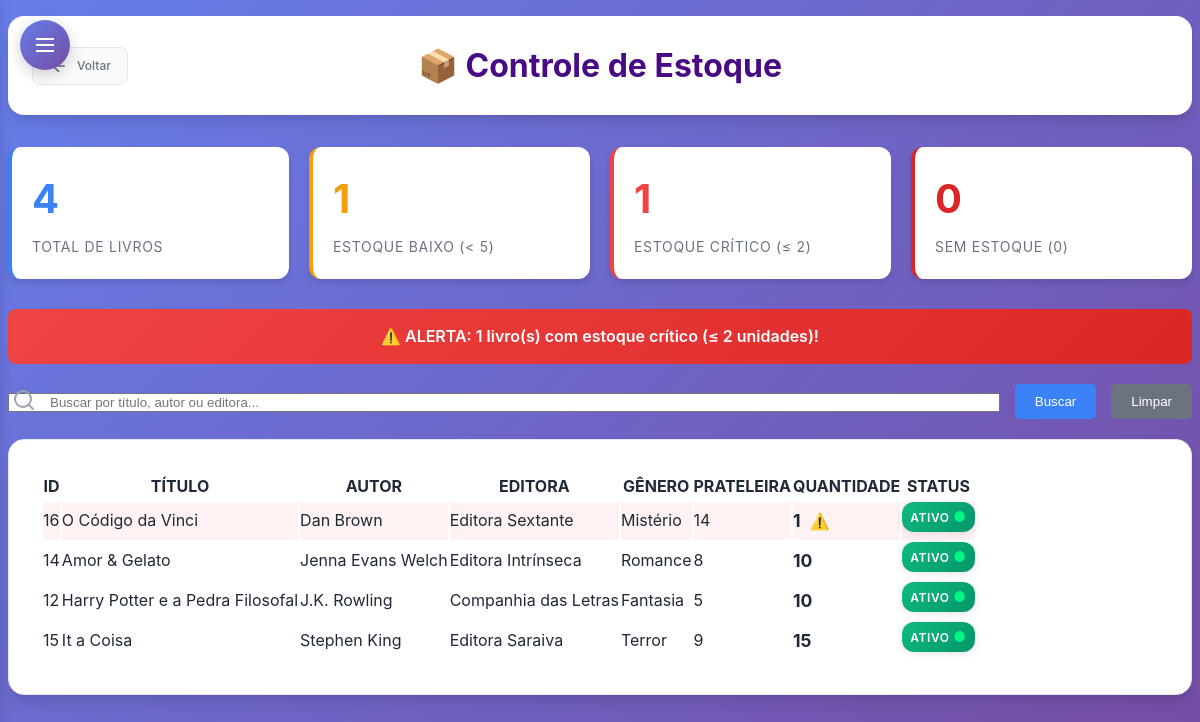
Screenshot of /subtelas/consultar_estoque.php (signed in) with the database file from the repository.
### tables this page shows
CREATE TABLE `livro` (
  `Cod_Livro` int(11) NOT NULL,
  `Cod_Autor` int(11) DEFAULT NULL,
  `Cod_Editora` int(11) DEFAULT NULL,
  `Cod_Doador` int(11) DEFAULT NULL,
  `Cod_Genero` int(11) DEFAULT NULL,
  `Titulo` varchar(50) NOT NULL,
  `Data_Lancamento` varchar(12) DEFAULT NULL,
  `Data_Registro` varchar(12) DEFAULT NULL,
  `Quantidade` int(11) NOT NULL,
  `Num_Prateleira` char(2) DEFAULT NULL,
  `Foto` longblob NOT NULL,
  `status` enum('ativo','inativo') DEFAULT 'ativo'
);

CREATE TABLE `autor` (
  `Cod_Autor` int(11) NOT NULL,
  `Nome_Autor` varchar(255) DEFAULT NULL,
  `Telefone` varchar(255) DEFAULT NULL,
  `Email` varchar(255) NOT NULL,
  `status` enum('ativo','inativo') DEFAULT 'ativo'
);

CREATE TABLE `editora` (
  `Cod_Editora` int(11) NOT NULL,
  `Nome_Editora` varchar(255) DEFAULT NULL,
  `Telefone` varchar(255) DEFAULT NULL,
  `Email` varchar(255) NOT NULL,
  `status` enum('ativo','inativo') DEFAULT 'ativo'
);

CREATE TABLE `genero` (
  `Cod_Genero` int(11) NOT NULL,
  `Nome_Genero` varchar(255) DEFAULT NULL
);

### subtelas/consultar_estoque.php (the view, shortened to what this page needs)
<?php
require_once '../conexao.php';
$sql = "SELECT
          l.Cod_Livro,
          l.Titulo,
          l.Quantidade,
          l.Num_Prateleira,
          l.status,
          a.Nome_Autor,
          e.Nome_Editora,
          g.Nome_Genero
        FROM livro l
        LEFT JOIN autor a ON l.Cod_Autor = a.Cod_Autor
        LEFT JOIN editora e ON l.Cod_Editora = e.Cod_Editora
        LEFT JOIN genero g ON l.Cod_Genero = g.Cod_Genero
        ORDER BY l.Quantidade ASC, l.Titulo ASC";
try {
    $stmt = $pdo->prepare($sql);
    $stmt->execute();
    $livros = $stmt->fetchAll(PDO::FETCH_ASSOC);
    $estoque_baixo = array_filter($livros, function($livro) {
        return $livro['Quantidade'] < 5 && $livro['status'] == 'ativo';
    });
    $total_livros = count($livros);
    $total_estoque_baixo = count($estoque_baixo);
} catch (PDOException $e) {
    $erro = "Erro na consulta: " . $e->getMessage();
    $livros = [];
}
?>
<!DOCTYPE html>
<html lang="pt-br">
<head>
    <link rel="stylesheet" type="text/css" href="subtelas_css/consultas.css">
    <link rel="stylesheet" type="text/css" href="subtelas_css/sidebar-dropdown.css">
</head>
<body>
    <?php include 'includes/sidebar-dropdown.php'; ?>
    <div class="page-wrapper">
        <header class="header">
            <a href="<?= $linkVoltar ?>" class="btn-voltar">
                <svg width="20" height="20" viewBox="0 0 24 24" fill="none" stroke="currentColor" stroke-width="2">
                    <path d="M19 12H5M12 19l-7-7 7-7"/>
                </svg>
                Voltar
            </a>
            <h1>📦 Controle de Estoque</h1>
        </header>
        <div class="stats-container">
            <div class="stat-card total">
                <div class="stat-number" style="color: #3b82f6;"><?= $total_livros ?></div>
                <div class="stat-label">Total de Livros</div>
            </div>
            <div class="stat-card baixo">
                <div class="stat-number" style="color: #f59e0b;"><?= $total_estoque_baixo ?></div>
                <div class="stat-label">Estoque Baixo (< 5)</div>
            </div>
            <?php
            $estoque_critico = array_filter($livros, function($livro) {
                return $livro['Quantidade'] <= 2 && $livro['status'] == 'ativo';
            });
            $total_critico = count($estoque_critico);
            ?>
            <div class="stat-card critico">
                <div class="stat-number" style="color: #ef4444;"><?= $total_critico ?></div>
                <div class="stat-label">Estoque Crítico (≤ 2)</div>
            </div>
            <?php
            $estoque_zero = array_filter($livros, function($livro) {
                return $livro['Quantidade'] == 0 && $livro['status'] == 'ativo';
            });
            $total_zero = count($estoque_zero);
            ?>
            <div class="stat-card zero">
                <div class="stat-number" style="color: #dc2626;"><?= $total_zero ?></div>
                <div class="stat-label">Sem Estoque (0)</div>
            </div>
        </div>
        <?php if ($total_zero > 0): ?>
            <div class="alert-banner critical">
                🚨 ALERTA CRÍTICO: <?= $total_zero ?> livro(s) estão sem estoque!
            </div>
        <?php elseif ($total_critico > 0): ?>
            <div class="alert-banner critical">
                ⚠️ ALERTA: <?= $total_critico ?> livro(s) com estoque crítico (≤ 2 unidades)!
            </div>
        <?php elseif ($total_estoque_baixo > 0): ?>
            <div class="alert-banner">
                ⚠️ ATENÇÃO: <?= $total_estoque_baixo ?> livro(s) com estoque baixo (< 5 unidades)!
            </div>
        <?php endif; ?>
        <form action="consultar_estoque.php" method="POST">
            <div class="search-container">
                <div style="flex: 1;">
                    <input type="text" id="search-input" name="busca" placeholder="Buscar por título, autor ou editora..." value="<?= htmlspecialchars(isset($_POST['busca']) ? $_POST['busca'] : '') ?>" style="width: 100%; padding-left: 40px;">
                </div>
                <button type="submit" class="btn-filtrar">Buscar</button>
                <button type="button" class="btn-limpar" onclick="document.getElementById('search-input').value=''; document.forms[0].submit();">Limpar</button>
            </div>
        </form>
        <nav>
            <table id="estoque-table">
                <thead>
                    <tr>
                        <th>ID</th>
                        <th>TÍTULO</th>
                        <th>AUTOR</th>
                        <th>EDITORA</th>
                        <th>GÊNERO</th>
                        <th>PRATELEIRA</th>
                        <th>QUANTIDADE</th>
                        <th>STATUS</th>
                    </tr>
                </thead>
                <tbody>
                    <?php if (!empty($livros) && is_array($livros)): ?>
                        <?php foreach ($livros as $livro): ?>
                            <?php
                            $classe_linha = '';
                            if ($livro['status'] == 'ativo') {
                                if ($livro['Quantidade'] == 0) {
                                    $classe_linha = 'estoque-zero';
                                } elseif ($livro['Quantidade'] <= 2) {
                                    $classe_linha = 'estoque-critico';
                                } elseif ($livro['Quantidade'] < 5) {
                                    $classe_linha = 'estoque-baixo';
                                }
                            }
                            ?>
                            <tr class="<?= $classe_linha ?>">
                                <td><?= htmlspecialchars($livro['Cod_Livro']) ?></td>
                                <td><?= htmlspecialchars($livro['Titulo']) ?></td>
                                <td><?= htmlspecialchars($livro['Nome_Autor'] ?? 'N/A') ?></td>
                                <td><?= htmlspecialchars($livro['Nome_Editora'] ?? 'N/A') ?></td>
                                <td><?= htmlspecialchars($livro['Nome_Genero'] ?? 'N/A') ?></td>
                                <td><?= htmlspecialchars($livro['Num_Prateleira'] ?? 'N/A') ?></td>
                                <td>
                                    <strong style="font-size: 1.1em;">
                                        <?= $livro['Quantidade'] ?>
                                    </strong>
                                    <?php if ($livro['Quantidade'] < 5 && $livro['status'] == 'ativo'): ?>
                                        <span style="color: #f59e0b; margin-left: 5px;">⚠️</span>
                                    <?php endif; ?>
                                </td>
                                <td>
                                    <span class="status-badge status-<?= $livro['status'] ?>">
                                        <?= ucfirst($livro['status']) ?>
                                    </span>
                                </td>
                            </tr>
                        <?php endforeach; ?>
                    <?php else: ?>
                        <tr><td colspan="8">Nenhum livro encontrado</td></tr>
                    <?php endif; ?>
                </tbody>
            </table>
        </nav>
    </div>
</body>
</html>

### subtelas/includes/sidebar-dropdown.php (shortened to what this page needs)
<?php
switch ($_SESSION['perfil']) {
    case 1:
        $linkVoltar = "../gerente.php";
        break;
}
?>
<button id="sidebar-toggle" class="sidebar-toggle">
    <svg width="24" height="24" viewBox="0 0 24 24" fill="none" stroke="currentColor" stroke-width="2">
        <line x1="3" y1="6" x2="21" y2="6"/>
        <line x1="3" y1="12" x2="21" y2="12"/>
        <line x1="3" y1="18" x2="21" y2="18"/>
    </svg>
</button>

### subtelas/subtelas_css/consultas.css (style rules this page uses)
:root { --primary-color: #6366f1; --primary-dark: #4f46e5; --primary-light: #a5b4fc; --secondary-color: #f59e0b; --secondary-dark: #d97706; --accent-color: #ec4899; --accent-light: #f9a8d4; --text-primary: #1f2937; --text-secondary: #6b7280; --text-muted: #9ca3af; --bg-primary: #ffffff; --bg-secondary: #f9fafb; --bg-tertiary: #f3f4f6; --border-color: #e5e7eb; --border-focus: #6366f1; --shadow-sm: 0 1px 2px 0 rgb(0 0 0 / 0.05); --shadow-md: 0 4px 6px -1px rgb(0 0 0 / 0.1), 0 2px 4px -2px rgb(0 0 0 / 0.1); --shadow-lg: 0 10px 15px -3px rgb(0 0 0 / 0.1), 0 4px 6px -4px rgb(0 0 0 / 0.1); --shadow-xl: 0 20px 25px -5px rgb(0 0 0 / 0.1), 0 8px 10px -6px rgb(0 0 0 / 0.1); --radius-sm: 0.375rem; --radius-md: 0.5rem; --radius-lg: 0.75rem; --radius-xl: 1rem; --radius-2xl: 1.5rem; --transition: all 0.2s cubic-bezier(0.4, 0, 0.2, 1); }
* { margin: 0; padding: 0; box-sizing: border-box; }
body { font-family: 'Inter', -apple-system, BlinkMacSystemFont, 'Segoe UI', Roboto, sans-serif; background: linear-gradient(135deg, #667eea 0%, #764ba2 100%); min-height: 100vh; color: var(--text-primary); line-height: 1.6; }
.page-wrapper { min-height: 100vh; padding: 1rem 0.5rem; }
header { background: var(--bg-primary); border-radius: var(--radius-xl); padding: 1.5rem; margin: 0 auto 2rem; max-width: 1200px; box-shadow: var(--shadow-lg); position: relative; overflow: hidden; }
header::before { content: ''; position: absolute; top: 0; left: 0; right: 0; height: 3px; }
header h1 { font-size: 2rem; font-weight: 700; text-align: center; color: #480b85; margin: 0; }
.btn-voltar { position: absolute; left: 1.5rem; top: 50%; transform: translateY(-50%); display: flex; align-items: center; gap: 0.5rem; padding: 0.5rem 1rem; background: var(--bg-secondary); color: var(--text-secondary); border: 1px solid var(--border-color); border-radius: var(--radius-md); cursor: pointer; font-size: 0.75rem; font-weight: 500; transition: var(--transition); text-decoration: none; }
nav { background: var(--bg-primary); padding: 2rem; border-radius: var(--radius-xl); box-shadow: var(--shadow-lg); width: 100%; max-width: 1200px; border: 1px solid var(--border-color); margin: 0 auto; overflow: hidden; }
.status-badge { display: inline-flex; align-items: center; gap: 0.5rem; padding: 0.5rem 1rem; border-radius: 50px; font-size: 0.75rem; font-weight: 600; text-transform: uppercase; letter-spacing: 0.05em; position: relative; overflow: hidden; transition: all 0.3s ease; box-shadow: 0 2px 8px rgba(0, 0, 0, 0.1); }
.status-badge::before { content: ''; position: absolute; top: 0; left: 0; right: 0; bottom: 0; background: linear-gradient(45deg, transparent, rgba(255, 255, 255, 0.1), transparent); transform: translateX(-100%); transition: transform 0.6s ease; }
.status-badge.status-ativo { background: linear-gradient(135deg, #10b981, #059669); color: white; border: none; }
.status-badge.status-ativo::after { content: '●'; color: #00f583; font-size: 0.875rem; animation: pulse 2s infinite; }
.form-section, #search-container, nav { animation: fadeInUp 0.6s ease-out; }
nav { animation-delay: 0.2s; }

### subtelas/subtelas_css/sidebar-dropdown.css (style rules this page uses)
.sidebar-toggle { position: absolute; top: 20px; left: 20px; z-index: 1001; background: linear-gradient(135deg, #667eea 0%, #764ba2 100%); border: none; color: white; width: 50px; height: 50px; border-radius: 50%; cursor: pointer; box-shadow: 0 4px 15px rgba(0, 0, 0, 0.2); transition: all 0.3s ease; display: flex; align-items: center; justify-content: center; }
.sidebar-toggle svg { width: 24px; height: 24px; transition: transform 0.3s ease; }
.page-wrapper { transition: margin-left 0.3s ease; }

### rows the page displays
livro: Cod_Livro "16", Titulo "O Código da Vinci", Cod_Autor.Nome_Autor "Dan Brown", Cod_Editora.Nome_Editora "Editora Sextante", Cod_Genero.Nome_Genero "Mistério", Num_Prateleira "14", Quantidade "1", status "ATIVO"
livro: Cod_Livro "14", Titulo "Amor & Gelato", Cod_Autor.Nome_Autor "Jenna Evans Welch", Cod_Editora.Nome_Editora "Editora Intrínseca", Cod_Genero.Nome_Genero "Romance", Num_Prateleira "8", Quantidade "10", status "ATIVO"
livro: Cod_Livro "12", Titulo "Harry Potter e a Pedra Filosofal", Cod_Autor.Nome_Autor "J.K. Rowling", Cod_Editora.Nome_Editora "Companhia das Letras", Cod_Genero.Nome_Genero "Fantasia", Num_Prateleira "5", Quantidade "10", status "ATIVO"
livro: Cod_Livro "15", Titulo "It a Coisa", Cod_Autor.Nome_Autor "Stephen King", Cod_Editora.Nome_Editora "Editora Saraiva", Cod_Genero.Nome_Genero "Terror", Num_Prateleira "9", Quantidade "15", status "ATIVO"

### other values shown
$total_livros "4"
$total_estoque_baixo "1"
$total_critico "1"
$total_zero "0"
